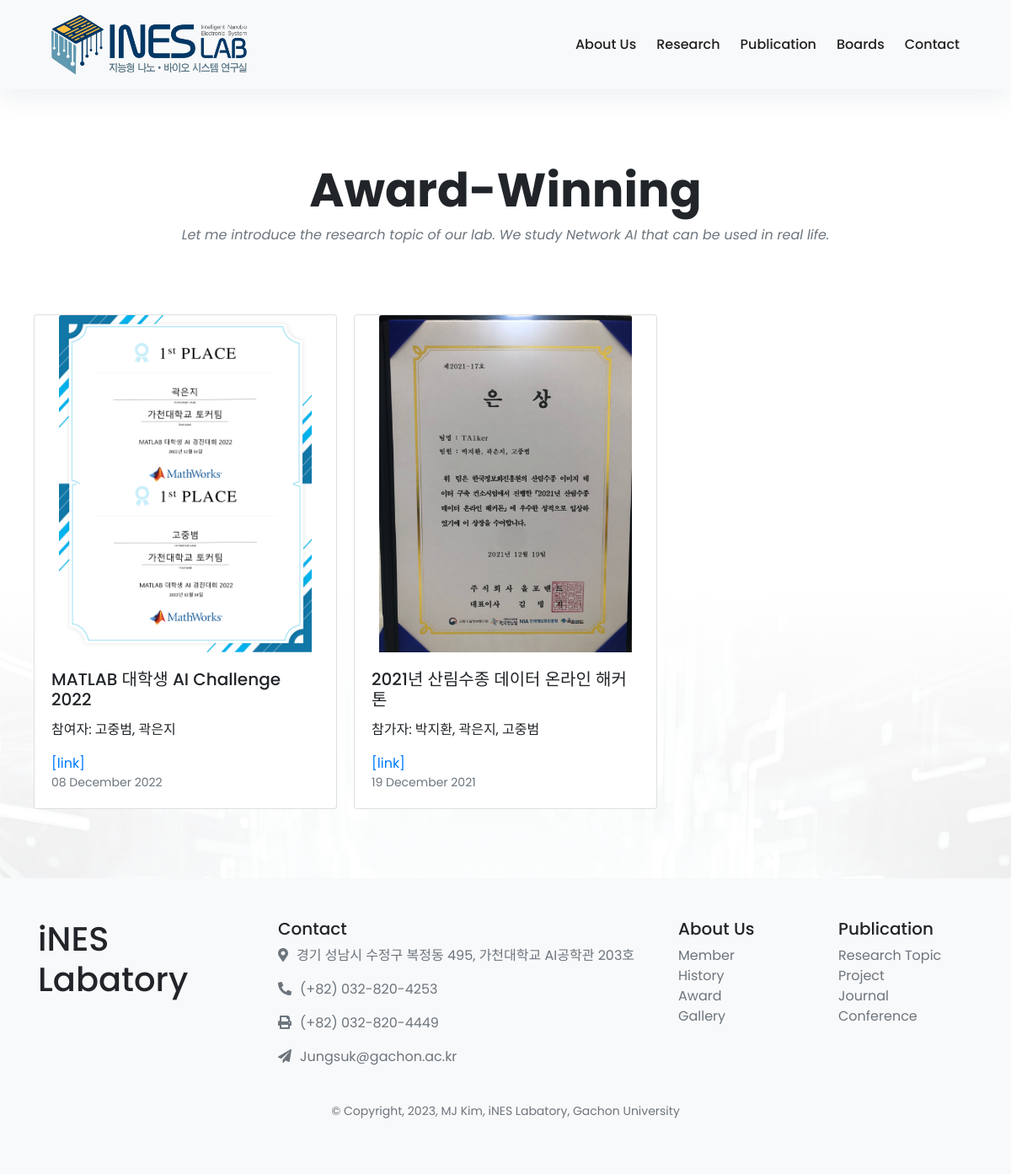
The app's page /awards/ with its own data.
### awards/models.py (models this page shows, shortened)
class Awards(models.Model):
    awards_title = models.CharField(max_length=150)
    award_dates = models.DateTimeField(blank = True, null = True)
    awrad_contents = models.CharField(max_length=3000)
    award_photo_path = models.CharField(max_length=100)
    award_link = models.CharField(max_length=300, blank=True, null=True)

### awards/views.py (the view)
# urls.py: path('', views.index, name='index'),
def index(request):
    awards = Awards.objects.all().order_by('-award_dates')
    template = loader.get_template('../templates/labweb/awards.html')
    context = {
        'award_list': awards
    }
    return HttpResponse(template.render(context, request))

### templates/labweb/awards.html (shortened to what this page needs)
{% extends 'labweb/base.html' %}
{% block content %}
  <div class="container py-5">
      <header class="text-center">
      <br><br><br><br><br><br>
      <h1 class="display-4 font-weight-bold">Award-Winning</h1>
      <p class="font-italic text-muted mb-0">Let me introduce the research topic of our lab. We study Network AI that can be used in real life.</p>
      <br><br><br>
    </header>
    <div class="row">
      {% if award_list %}
          {%for award in award_list%}
          <div class="col-md-4 mb-4" style="padding: 10px; ">
            <div class="card">
              <a href="{{award.award_photo_path}}" class="mx-auto"><img src="{{award.award_photo_path}}" class="card-img-top" style="max-width: 300px;" alt="..."></a>
              <div class="card-body">
                <h5 class="card-title">{{award.awards_title}}</h5>
                <p class="card-text">{{award.awrad_contents}}</p>
                <a href="{{award.award_link}}" class="card-link">
                  [link]
                </a>
                <p class="card-text"><small class="text-muted">{{award.award_dates|date:"d F Y"}}</small></p>
              </div>
            </div>
          </div>
        {% endfor %}
      {% endif %}
    </div>
  </div>
{% endblock %}

### static/css/navbar.css (style rules this page uses)
body { font-family: 'Poppins', sans-serif !important; font-size: 16px; line-height: 24px; font-weight: 400; color: #212112; background-image: linear-gradient( to top, rgba(255,255,255,0) 10%, rgba(255,255,255,0.25) 25%, rgba(255,255,255,0.5) 50%, rgba(255,255,255,0.75) 75%, rgba(255,255,255,1) 100% ), url('/static/images/home2.jpeg'); background-position: center bottom ; background-repeat: no-repeat; background-size: 100% 50%; background-color: #fff; overflow-x: hidden; }

### templates/labweb/awards.html (style rules this page uses)
.card-img-top { object-fit: cover; }

### templates/labweb/base.html (style rules this page uses)
body { font-family: "Big Caslon Medium", sans-serif; }

### records on screen
Awards: award_photo_path (picture), awards_title "MATLAB 대학생 AI Challenge 2022", awrad_contents "참여자: 고중범, 곽은지", award_dates "08 December 2022"
Awards: award_photo_path (picture), awards_title "2021년 산림수종 데이터 온라인 해커톤", awrad_contents "참가자: 박지환, 곽은지, 고중범", award_dates "19 December 2021"
